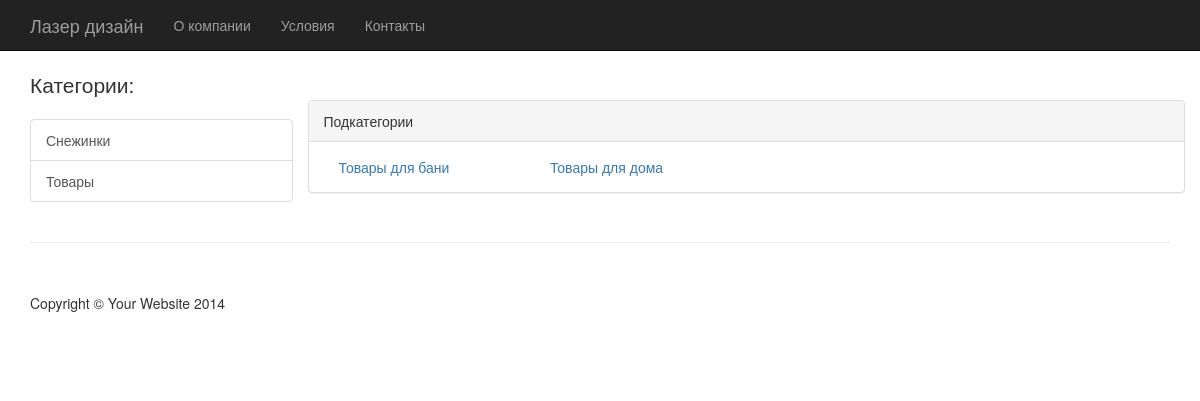
Screenshot of /shop/1/ with the database file from the repository.
### laser/models.py (models this page shows, shortened)
class Category(models.Model):
	name = models.CharField(max_length = 200, verbose_name="Название")
	class Meta:
		ordering = ['name']
		verbose_name = "Категории"
		verbose_name_plural = "Категории"

class SubCategory(models.Model):
	category = models.ForeignKey(Category)
	name = models.CharField(max_length = 200, verbose_name="Название")
	class Meta:
		ordering = ['name']
		verbose_name = "Подкатегория"
		verbose_name_plural = "Подкатегории"

### laser/views.py (the view)
# urls.py: url(r'^(?P<category_id>[0-9]+)/$', category_view, name = "category_view"),
def category_view(request, category_id):
	context = {'category': Category.objects.get(pk = category_id), 'categories': Category.objects.all()}
	return render(request, 'category_view.html',context)

### laser/templates/category_view.html (shortened to what this page needs)
{% extends "base.html" %}
{% block content %}
<div class="row">
    <div class="panel panel-default">
        <div class="panel-heading">
            Подкатегории
        </div>
        <div class="panel-body">
            {% for subcategory in category.subcategory_set.all %}
            <div class="col-sm-3 col-lg-3 col-md-3">
                <a href="{% url 'subcategory_view' category.id subcategory.id %}">{{ subcategory.name }}</a>
            </div>
            {% endfor %}
        </div>
    </div>
</div>
{% endblock %}

### laser/templates/base.html (shortened to what this page needs)
{% load static %}
<!DOCTYPE html>
<html lang="en">
<head>
    <link href='{% static "/css/bootstrap.min.css" %}' rel="stylesheet">
    <link href='{% static "/css/shop-homepage.css" %}' rel="stylesheet">
</head>
<body>
    <nav class="navbar navbar-inverse navbar-fixed-top" role="navigation">
        <div class="container">
            <div class="navbar-header">
                <a class="navbar-brand" href="{% url 'index' %}">Лазер дизайн</a>
            </div>
            <div class="collapse navbar-collapse" id="bs-example-navbar-collapse-1">
                <ul class="nav navbar-nav">
                    <li>
                        <a href="#">О компании</a>
                    </li>
                    <li>
                        <a href="#">Условия</a>
                    </li>
                    <li>
                        <a href="#">Контакты</a>
                    </li>
                </ul>
            </div>
        </div>
    </nav>
    <div class="container">
        <div class="row">
            <div class="col-md-3">
                <p class="lead">Категории:</p>
                <div class="list-group">
                    {% for category in categories %}
                        <a href="{% url 'category_view' category.id %}" class="list-group-item">{{ category.name }}</a>
                    {% endfor %}
                </div>
            </div>
            <div class="col-md-9">
				{% block content %}{% endblock %}
            </div>
        </div>
    </div>
    <div class="container">
        <hr>
        <footer>
            <div class="row">
                <div class="col-lg-12">
                    <p>Copyright &copy; Your Website 2014</p>
                </div>
            </div>
        </footer>
    </div>
</body>
</html>

### mysite/static/css/shop-homepage.css (style rules this page uses)
body { padding-top: 70px; }
footer { margin: 50px 0; }

### rows the page displays
Category: name "Снежинки"
Category: name "Товары"
SubCategory: name "Товары для бани"
SubCategory: name "Товары для дома"
